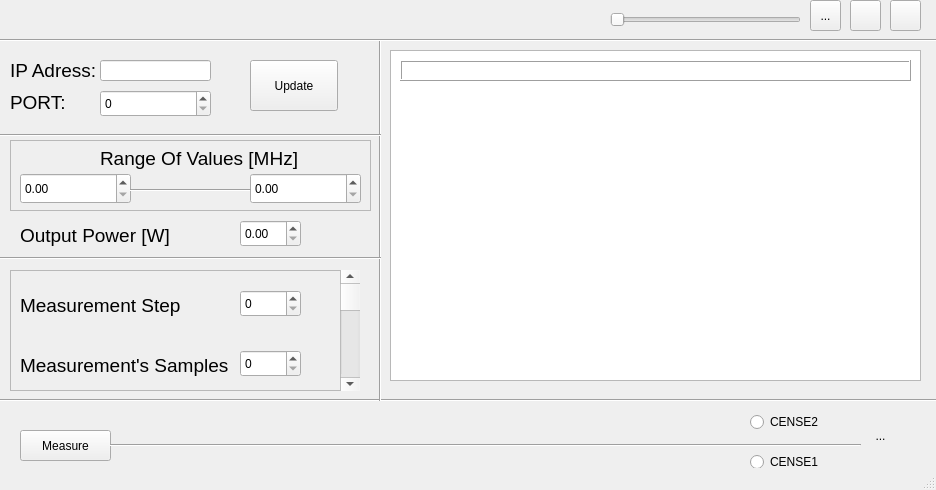
<?xml version="1.0" encoding="UTF-8"?>
<ui version="4.0">
 <class>MainWindow</class>
 <widget class="QMainWindow" name="MainWindow">
  <property name="geometry">
   <rect>
    <x>0</x>
    <y>0</y>
    <width>936</width>
    <height>490</height>
   </rect>
  </property>
  <property name="mouseTracking">
   <bool>false</bool>
  </property>
  <property name="tabletTracking">
   <bool>false</bool>
  </property>
  <property name="acceptDrops">
   <bool>false</bool>
  </property>
  <property name="windowTitle">
   <string>MainWindow</string>
  </property>
  <property name="windowIcon">
   <iconset theme="face-angry">
    <normaloff>.</normaloff>.</iconset>
  </property>
  <property name="autoFillBackground">
   <bool>false</bool>
  </property>
  <property name="documentMode">
   <bool>false</bool>
  </property>
  <widget class="QWidget" name="centralwidget">
   <widget class="QPushButton" name="updateButton">
    <property name="geometry">
     <rect>
      <x>250</x>
      <y>60</y>
      <width>88</width>
      <height>51</height>
     </rect>
    </property>
    <property name="minimumSize">
     <size>
      <width>88</width>
      <height>0</height>
     </size>
    </property>
    <property name="text">
     <string>Update</string>
    </property>
   </widget>
   <widget class="Line" name="line">
    <property name="geometry">
     <rect>
      <x>0</x>
      <y>380</y>
      <width>1021</width>
      <height>41</height>
     </rect>
    </property>
    <property name="font">
     <font>
      <pointsize>17</pointsize>
     </font>
    </property>
    <property name="orientation">
     <enum>Qt::Horizontal</enum>
    </property>
   </widget>
   <widget class="Line" name="line_2">
    <property name="geometry">
     <rect>
      <x>370</x>
      <y>40</y>
      <width>20</width>
      <height>361</height>
     </rect>
    </property>
    <property name="orientation">
     <enum>Qt::Vertical</enum>
    </property>
   </widget>
   <widget class="QPushButton" name="measureButton">
    <property name="geometry">
     <rect>
      <x>20</x>
      <y>430</y>
      <width>91</width>
      <height>31</height>
     </rect>
    </property>
    <property name="text">
     <string>Measure</string>
    </property>
   </widget>
   <widget class="QLabel" name="label">
    <property name="geometry">
     <rect>
      <x>100</x>
      <y>143</y>
      <width>201</width>
      <height>31</height>
     </rect>
    </property>
    <property name="font">
     <font>
      <pointsize>14</pointsize>
     </font>
    </property>
    <property name="text">
     <string>Range Of Values [MHz]</string>
    </property>
   </widget>
   <widget class="Line" name="line_3">
    <property name="geometry">
     <rect>
      <x>0</x>
      <y>120</y>
      <width>381</width>
      <height>31</height>
     </rect>
    </property>
    <property name="orientation">
     <enum>Qt::Horizontal</enum>
    </property>
   </widget>
   <widget class="QLabel" name="label_3">
    <property name="geometry">
     <rect>
      <x>20</x>
      <y>290</y>
      <width>161</width>
      <height>31</height>
     </rect>
    </property>
    <property name="font">
     <font>
      <pointsize>14</pointsize>
     </font>
    </property>
    <property name="text">
     <string>Measurement Step</string>
    </property>
   </widget>
   <widget class="QDoubleSpinBox" name="startSpinBox">
    <property name="geometry">
     <rect>
      <x>20</x>
      <y>173</y>
      <width>111</width>
      <height>31</height>
     </rect>
    </property>
   </widget>
   <widget class="QLabel" name="label_4">
    <property name="geometry">
     <rect>
      <x>20</x>
      <y>350</y>
      <width>211</width>
      <height>31</height>
     </rect>
    </property>
    <property name="font">
     <font>
      <pointsize>14</pointsize>
     </font>
    </property>
    <property name="text">
     <string>Measurement's Samples</string>
    </property>
   </widget>
   <widget class="QLabel" name="label_5">
    <property name="geometry">
     <rect>
      <x>20</x>
      <y>220</y>
      <width>191</width>
      <height>31</height>
     </rect>
    </property>
    <property name="maximumSize">
     <size>
      <width>16777206</width>
      <height>16777215</height>
     </size>
    </property>
    <property name="font">
     <font>
      <pointsize>14</pointsize>
     </font>
    </property>
    <property name="text">
     <string>Output Power [W]</string>
    </property>
   </widget>
   <widget class="QDoubleSpinBox" name="powerSpinBox">
    <property name="geometry">
     <rect>
      <x>240</x>
      <y>220</y>
      <width>61</width>
      <height>27</height>
     </rect>
    </property>
   </widget>
   <widget class="Line" name="line_6">
    <property name="geometry">
     <rect>
      <x>0</x>
      <y>250</y>
      <width>381</width>
      <height>16</height>
     </rect>
    </property>
    <property name="orientation">
     <enum>Qt::Horizontal</enum>
    </property>
   </widget>
   <widget class="QDoubleSpinBox" name="endSpinBox">
    <property name="geometry">
     <rect>
      <x>250</x>
      <y>173</y>
      <width>111</width>
      <height>31</height>
     </rect>
    </property>
   </widget>
   <widget class="QSpinBox" name="samplesspinBox">
    <property name="geometry">
     <rect>
      <x>240</x>
      <y>350</y>
      <width>61</width>
      <height>27</height>
     </rect>
    </property>
   </widget>
   <widget class="QLabel" name="label_6">
    <property name="geometry">
     <rect>
      <x>10</x>
      <y>55</y>
      <width>101</width>
      <height>31</height>
     </rect>
    </property>
    <property name="font">
     <font>
      <pointsize>14</pointsize>
     </font>
    </property>
    <property name="text">
     <string>IP Adress:</string>
    </property>
   </widget>
   <widget class="QLineEdit" name="ipLineEdit">
    <property name="geometry">
     <rect>
      <x>100</x>
      <y>60</y>
      <width>111</width>
      <height>21</height>
     </rect>
    </property>
    <property name="text">
     <string/>
    </property>
   </widget>
   <widget class="QLabel" name="label_7">
    <property name="geometry">
     <rect>
      <x>10</x>
      <y>87</y>
      <width>101</width>
      <height>31</height>
     </rect>
    </property>
    <property name="font">
     <font>
      <pointsize>14</pointsize>
     </font>
    </property>
    <property name="text">
     <string>PORT:</string>
    </property>
   </widget>
   <widget class="QSpinBox" name="portSpinBox">
    <property name="geometry">
     <rect>
      <x>100</x>
      <y>90</y>
      <width>111</width>
      <height>27</height>
     </rect>
    </property>
    <property name="maximumSize">
     <size>
      <width>111</width>
      <height>27</height>
     </size>
    </property>
    <property name="maximum">
     <number>65536</number>
    </property>
   </widget>
   <widget class="QLabel" name="label_8">
    <property name="geometry">
     <rect>
      <x>500</x>
      <y>170</y>
      <width>241</width>
      <height>31</height>
     </rect>
    </property>
    <property name="text">
     <string>здесь будет распологаться график</string>
    </property>
   </widget>
   <widget class="QPushButton" name="networkButton">
    <property name="geometry">
     <rect>
      <x>890</x>
      <y>0</y>
      <width>31</width>
      <height>31</height>
     </rect>
    </property>
    <property name="autoFillBackground">
     <bool>false</bool>
    </property>
    <property name="text">
     <string/>
    </property>
    <property name="icon">
     <iconset resource="icons.qrc">
      <normaloff>:/icons/setting.jpg/icons/settings.svg</normaloff>:/icons/setting.jpg/icons/settings.svg</iconset>
    </property>
    <property name="iconSize">
     <size>
      <width>24</width>
      <height>24</height>
     </size>
    </property>
   </widget>
   <widget class="Line" name="line_5">
    <property name="geometry">
     <rect>
      <x>0</x>
      <y>30</y>
      <width>1021</width>
      <height>20</height>
     </rect>
    </property>
    <property name="orientation">
     <enum>Qt::Horizontal</enum>
    </property>
   </widget>
   <widget class="QPushButton" name="consoleButton">
    <property name="geometry">
     <rect>
      <x>850</x>
      <y>0</y>
      <width>31</width>
      <height>31</height>
     </rect>
    </property>
    <property name="autoFillBackground">
     <bool>false</bool>
    </property>
    <property name="text">
     <string/>
    </property>
    <property name="icon">
     <iconset theme="accessories-text-editor">
      <normaloff>.</normaloff>.</iconset>
    </property>
    <property name="iconSize">
     <size>
      <width>24</width>
      <height>24</height>
     </size>
    </property>
   </widget>
   <widget class="QSlider" name="horizontalSlider">
    <property name="geometry">
     <rect>
      <x>610</x>
      <y>10</y>
      <width>191</width>
      <height>20</height>
     </rect>
    </property>
    <property name="orientation">
     <enum>Qt::Horizontal</enum>
    </property>
   </widget>
   <widget class="QTableView" name="tableView">
    <property name="geometry">
     <rect>
      <x>390</x>
      <y>50</y>
      <width>531</width>
      <height>331</height>
     </rect>
    </property>
   </widget>
   <widget class="QRadioButton" name="radioButton">
    <property name="geometry">
     <rect>
      <x>750</x>
      <y>450</y>
      <width>111</width>
      <height>24</height>
     </rect>
    </property>
    <property name="focusPolicy">
     <enum>Qt::StrongFocus</enum>
    </property>
    <property name="autoFillBackground">
     <bool>false</bool>
    </property>
    <property name="text">
     <string>CENSE1</string>
    </property>
   </widget>
   <widget class="QRadioButton" name="radioButton_2">
    <property name="geometry">
     <rect>
      <x>750</x>
      <y>410</y>
      <width>111</width>
      <height>24</height>
     </rect>
    </property>
    <property name="text">
     <string>CENSE2</string>
    </property>
   </widget>
   <widget class="QSpinBox" name="stepspinBox">
    <property name="geometry">
     <rect>
      <x>240</x>
      <y>290</y>
      <width>61</width>
      <height>27</height>
     </rect>
    </property>
   </widget>
   <widget class="QFrame" name="frame">
    <property name="geometry">
     <rect>
      <x>10</x>
      <y>270</y>
      <width>331</width>
      <height>121</height>
     </rect>
    </property>
    <property name="palette">
     <palette>
      <active>
       <colorrole role="Button">
        <brush brushstyle="SolidPattern">
         <color alpha="255">
          <red>255</red>
          <green>255</green>
          <blue>255</blue>
         </color>
        </brush>
       </colorrole>
      </active>
      <inactive>
       <colorrole role="Button">
        <brush brushstyle="SolidPattern">
         <color alpha="255">
          <red>239</red>
          <green>239</green>
          <blue>239</blue>
         </color>
        </brush>
       </colorrole>
      </inactive>
      <disabled>
       <colorrole role="Button">
        <brush brushstyle="SolidPattern">
         <color alpha="255">
          <red>255</red>
          <green>255</green>
          <blue>255</blue>
         </color>
        </brush>
       </colorrole>
      </disabled>
     </palette>
    </property>
    <property name="frameShape">
     <enum>QFrame::StyledPanel</enum>
    </property>
    <property name="frameShadow">
     <enum>QFrame::Raised</enum>
    </property>
   </widget>
   <widget class="Line" name="line_7">
    <property name="geometry">
     <rect>
      <x>130</x>
      <y>180</y>
      <width>121</width>
      <height>20</height>
     </rect>
    </property>
    <property name="orientation">
     <enum>Qt::Horizontal</enum>
    </property>
   </widget>
   <widget class="QScrollBar" name="verticalScrollBar">
    <property name="geometry">
     <rect>
      <x>340</x>
      <y>270</y>
      <width>20</width>
      <height>121</height>
     </rect>
    </property>
    <property name="orientation">
     <enum>Qt::Vertical</enum>
    </property>
   </widget>
   <widget class="QGraphicsView" name="graphicsView">
    <property name="geometry">
     <rect>
      <x>400</x>
      <y>60</y>
      <width>511</width>
      <height>21</height>
     </rect>
    </property>
    <property name="layoutDirection">
     <enum>Qt::LeftToRight</enum>
    </property>
    <property name="frameShape">
     <enum>QFrame::Box</enum>
    </property>
    <property name="frameShadow">
     <enum>QFrame::Raised</enum>
    </property>
    <property name="verticalScrollBarPolicy">
     <enum>Qt::ScrollBarAsNeeded</enum>
    </property>
   </widget>
   <widget class="QToolButton" name="toolButton_2">
    <property name="geometry">
     <rect>
      <x>850</x>
      <y>410</y>
      <width>61</width>
      <height>51</height>
     </rect>
    </property>
    <property name="tabletTracking">
     <bool>false</bool>
    </property>
    <property name="acceptDrops">
     <bool>false</bool>
    </property>
    <property name="autoFillBackground">
     <bool>false</bool>
    </property>
    <property name="text">
     <string>...</string>
    </property>
    <property name="icon">
     <iconset resource="icons.qrc">
      <normaloff>:/icons/server.png/icons/server.png</normaloff>:/icons/server.png/icons/server.png</iconset>
    </property>
    <property name="iconSize">
     <size>
      <width>100</width>
      <height>100</height>
     </size>
    </property>
    <property name="autoRaise">
     <bool>true</bool>
    </property>
   </widget>
   <widget class="QToolButton" name="toolButton">
    <property name="geometry">
     <rect>
      <x>810</x>
      <y>0</y>
      <width>31</width>
      <height>31</height>
     </rect>
    </property>
    <property name="text">
     <string>...</string>
    </property>
    <property name="icon">
     <iconset theme="network-wireless"/>
    </property>
    <property name="iconSize">
     <size>
      <width>24</width>
      <height>24</height>
     </size>
    </property>
   </widget>
   <widget class="Line" name="line_14">
    <property name="geometry">
     <rect>
      <x>110</x>
      <y>430</y>
      <width>751</width>
      <height>31</height>
     </rect>
    </property>
    <property name="lineWidth">
     <number>1</number>
    </property>
    <property name="orientation">
     <enum>Qt::Horizontal</enum>
    </property>
   </widget>
   <widget class="QFrame" name="frame_2">
    <property name="geometry">
     <rect>
      <x>10</x>
      <y>140</y>
      <width>361</width>
      <height>71</height>
     </rect>
    </property>
    <property name="frameShape">
     <enum>QFrame::StyledPanel</enum>
    </property>
    <property name="frameShadow">
     <enum>QFrame::Raised</enum>
    </property>
   </widget>
  </widget>
  <widget class="QStatusBar" name="statusbar"/>
 </widget>
 <resources>
  <include location="icons.qrc"/>
 </resources>
 <connections/>
</ui>
